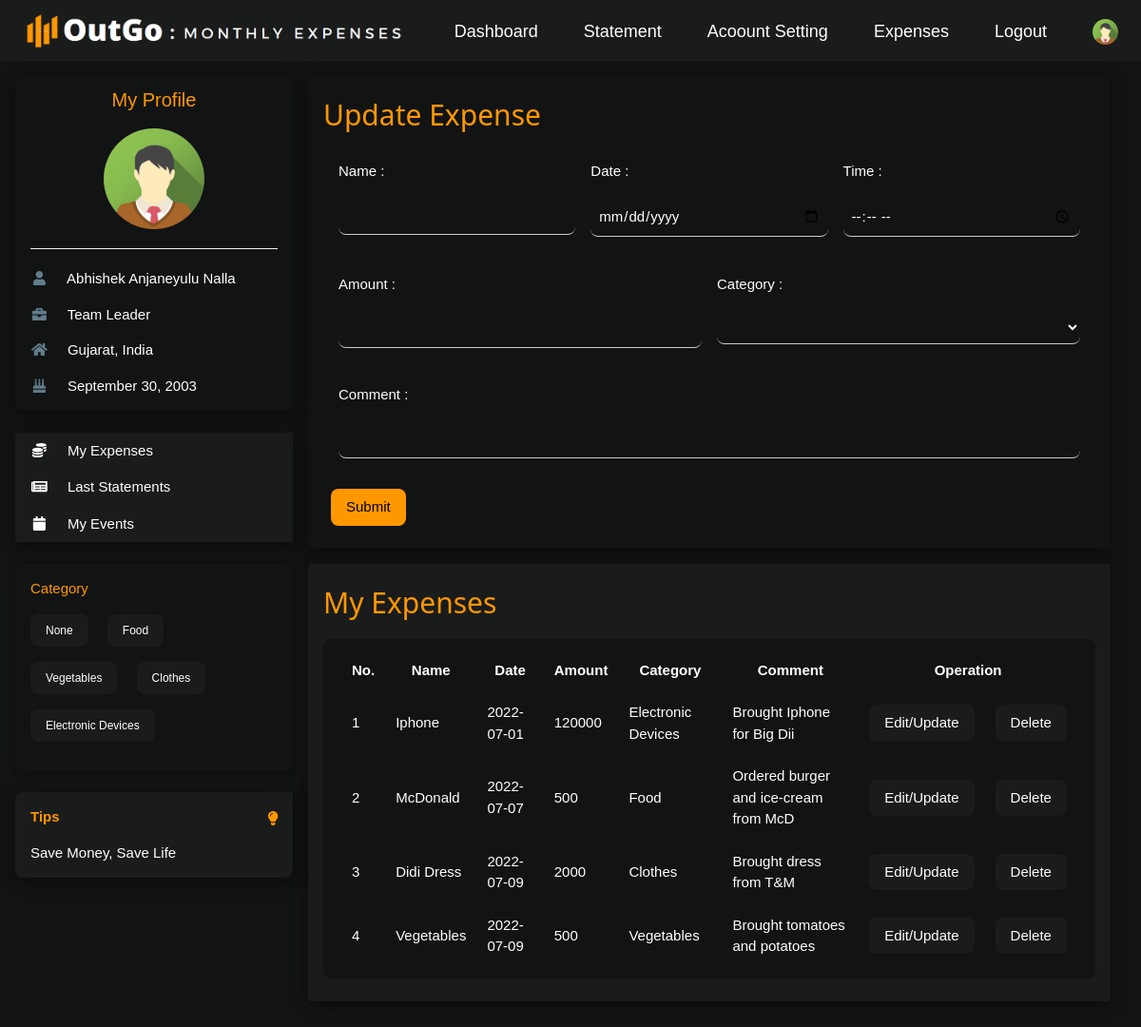
The app's page /user/updateexpense.php (signed in), older data.
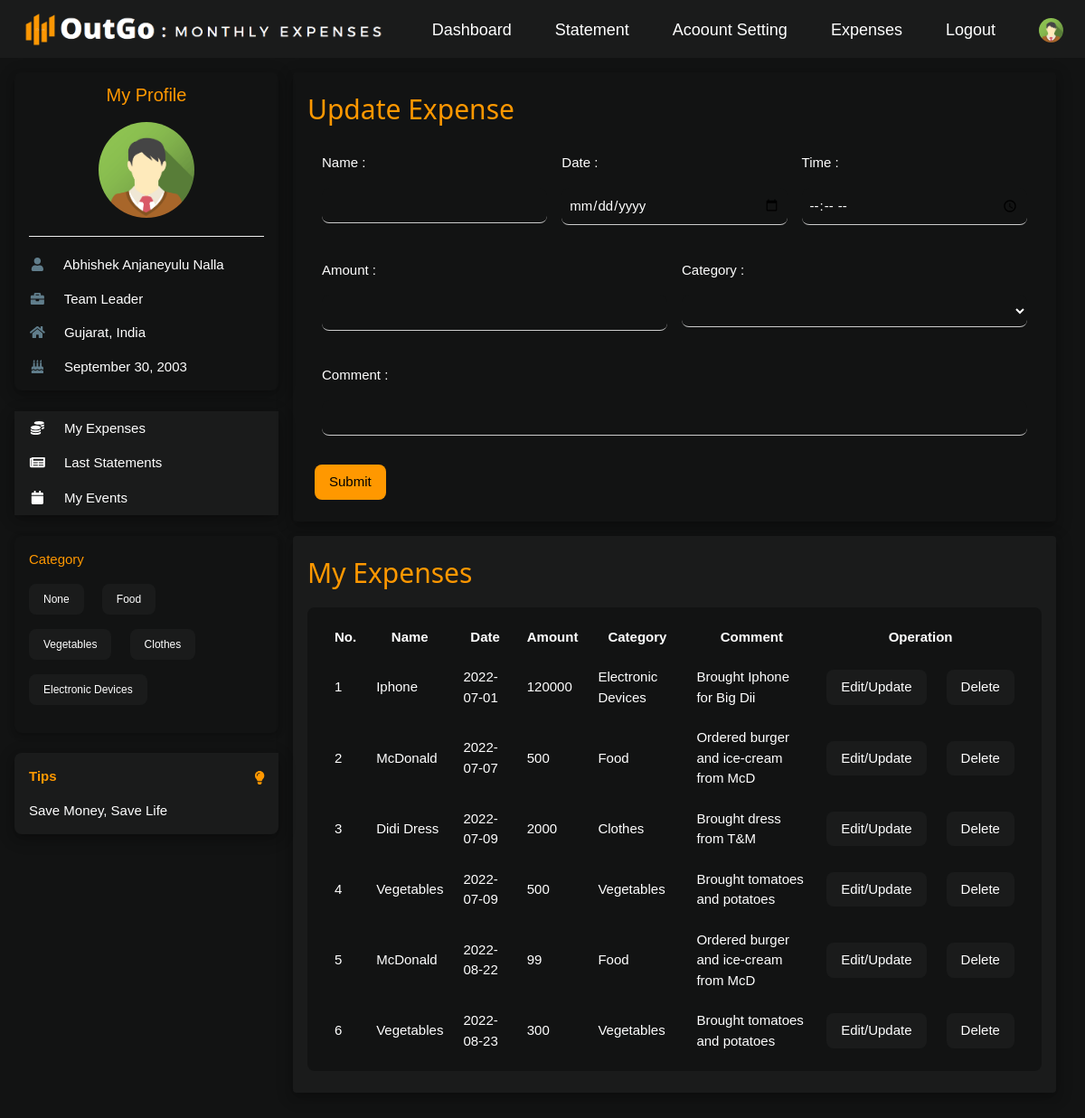
The same page, newer data.
### tables this page shows
CREATE TABLE `tbl_category` (
  `c_id` int(11) NOT NULL,
  `cname` varchar(255) NOT NULL,
  `createdAt` date NOT NULL
);

CREATE TABLE `tbl_expenses` (
  `e_id` int(11) NOT NULL,
  `u_id` int(11) NOT NULL,
  `ename` varchar(255) NOT NULL,
  `date` date NOT NULL,
  `time` time DEFAULT NULL,
  `amount` varchar(10) NOT NULL,
  `category` varchar(255) NOT NULL,
  `comment` varchar(255) DEFAULT NULL
);

### user/updateexpense.php (the view, shortened to what the changed rows need)
<?php
    if(isset($_SESSION['user']))
    {
        include '../connection.php';
        $userId=$_SESSION['user'];
        $fetchCategory="SELECT * FROM tbl_category";
        $fetchCategoryResult=mysqli_query($conn,$fetchCategory);
        $allCategory=mysqli_fetch_all($fetchCategoryResult,MYSQLI_ASSOC);
        $myExpenses="SELECT * FROM tbl_expenses WHERE u_id='$userId' ORDER BY date ASC";
        $myExpensesResult=mysqli_query($conn,$myExpenses);
        $allExpenses=mysqli_fetch_all($myExpensesResult,MYSQLI_ASSOC);
        $index=0;
        ?>
<!DOCTYPE html>
<html>
<head>
    <link rel="stylesheet" href="../dj-style.css">
    <link rel="stylesheet" href="https://cdnjs.cloudflare.com/ajax/libs/font-awesome/4.7.0/css/font-awesome.min.css">
</head>
<body class="dj-premium">
    <div class="dj-container dj-content" style="max-width:1400px;margin-top:80px">
        <div class="dj-row">
            <div class="dj-col m3">
                <br>
                <br>
                <div class="dj-card dj-round-large dj-premium dj-hide-small dj-hover-shadow-white">
                    <div class="dj-container">
                        <p>
                            <?php
                            foreach($allCategory as $cat)
                            {
                                $ca_name=$cat['cname'];
                            ?>
                            <span
                                class="dj-tag dj-small dj-silver dj-round-large dj-padding dj-margin-bottom dj-margin-right"><?php echo $ca_name; ?></span>
                            <?php
                            }
                            ?>
                        </p>
                    </div>
                </div>
                <br>
            </div>
            <div class="dj-col m9">
                <div class="dj-row-padding">
                    <div class="dj-col m12">
                        <div class="dj-card-4 dj-round dj-hover-shadow-white">
                            <div class="dj-container dj-padding dj-margin-bottom">
                                <h2 class="dj-text-orange">Update Expense </h2>
                            </div>
                        </div>
                    </div>
                    <div class="dj-card-4 dj-round dj-silver dj-hover-shadow-white">
                        <div class="dj-container dj-padding dj-margin-bottom">
                            <h2 class="dj-text-orange">My Expenses </h2>
                            <table
                                class="dj-premium dj-margin-top dj-padding dj-round-large dj-hover-shadow-white dj-margin-bottom"
                                cellpadding="8" cellspacing="6">
                                <tr>
                                    <th>No.</th>
                                    <th>Name</th>
                                    <th>Date</th>
                                    <th>Amount</th>
                                    <th>Category</th>
                                    <th>Comment</th>
                                    <th colspan="2">Operation</th>
                                </tr>
                                <?php
                                        foreach($allExpenses as $expenseresult)
                                        {
                                            $index++;
                                    ?>
                                <tr>
                                    <td><?php echo $index; ?></td>
                                    <td><?php echo $expenseresult['ename']; ?></td>
                                    <td><?php echo $expenseresult['date']; ?></td>
                                    <td><?php echo $expenseresult['amount']; ?></td>
                                    <td><?php echo $expenseresult['category']; ?></td>
                                    <td><?php echo $expenseresult['comment']; ?></td>
                                    <td><a href="updateexpense.php?name=<?php echo $expenseresult['ename']; ?>&amount=<?php echo $expenseresult['amount']; ?>&date=<?php echo $expenseresult['date']; ?>"
                                            class="dj-button dj-silver dj-round-large">Edit/Update</a></td>
                                    <td><a href="deleteexpense.php?name=<?php echo $expenseresult['ename']; ?>&amount=<?php echo $expenseresult['amount']; ?>"
                                            class="dj-button dj-silver dj-round-large">Delete</a></td>
                                </tr>
                                <?php
                                        }
                                    ?>
                            </table>
                        </div>
                    </div>
                </div>
            </div>
        </div>
    </div>
    <br>
</body>
</html>
<?php
}
else
{
	header("location: ../login.php");
}
?>

Row changes from the older to the newer data that the page shows:
added tbl_expenses: ename "McDonald", date "2022-08-22", amount "99", category "Food", comment "Ordered burger and ice-cream from McD"
added tbl_expenses: ename "Vegetables", date "2022-08-23", amount "300", category "Vegetables", comment "Brought tomatoes and potatoes"
